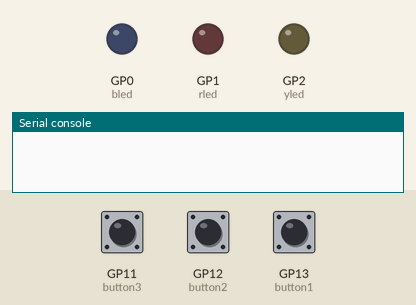
A program run on a simulated Raspberry Pi Pico running CircuitPython. On the bench: output pins drawn as LEDs (lit = HIGH), the last lines printed to the serial console. Dashed ring = blinking. Inputs (shaded band) come from the test bench; at power-on: GP11 (button3) LOW, GP12 (button2) LOW, GP13 (button1) LOW. USB keyboard and mouse output is not drawn.

Above: at 1.2 s.
1.3 s: GP11 (button3) pulled HIGH for 0.15 s
At 1.6 s:
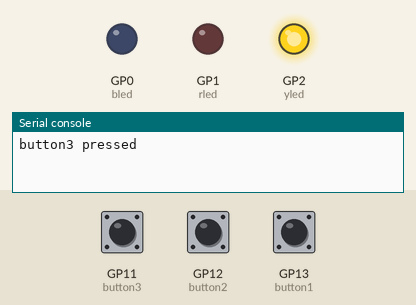
3.4 s: GP12 (button2) pulled HIGH for 0.15 s
At 3.9 s:
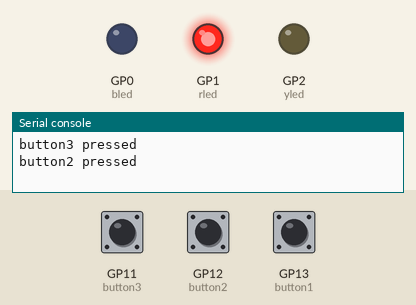
5.5 s: GP13 (button1) pulled HIGH for 0.15 s
At 6.0 s:
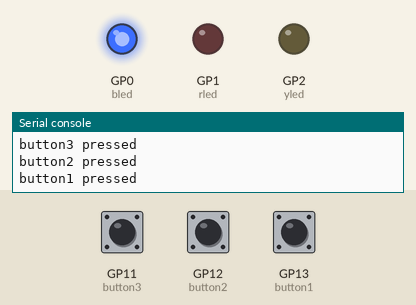
7.6 s: GP13 (button1) pulled HIGH for 3.2 s
At 11.8 s:
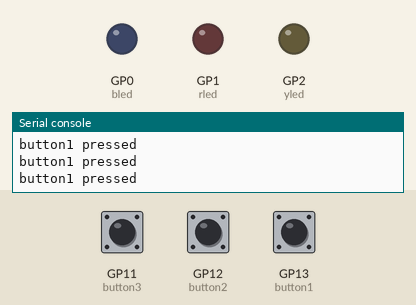
12.8 s: GP11 (button3) pulled HIGH for 3.2 s
At 13.9 s:
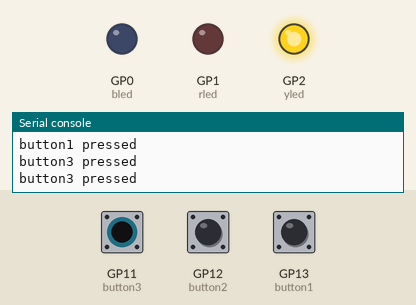
17.6 s: GP11 (button3) driven HIGH and GP12 (button2) driven HIGH
At 18.7 s:
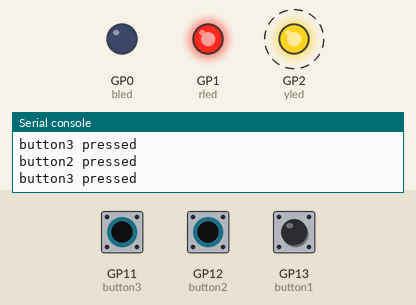
Timing chart, 0 to 21.6 s (numbered marks = the images above; inputs shaded):
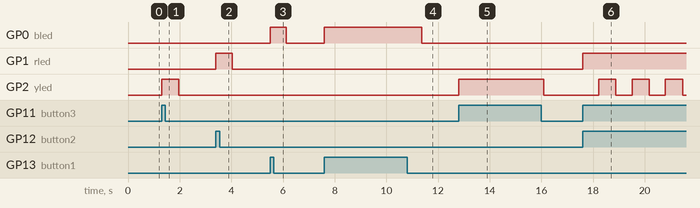

The program:

hidtest.py
```python
import time

import board
import digitalio
import usb_hid
from adafruit_hid.keyboard import Keyboard
from adafruit_hid.keyboard_layout_us import KeyboardLayoutUS
from adafruit_hid.keycode import Keycode


# Set up a keyboard device.
kbd = Keyboard(usb_hid.devices)
layout = KeyboardLayoutUS(kbd)

# Setup LEDs
bled = digitalio.DigitalInOut(board.GP0)
bled.direction = digitalio.Direction.OUTPUT
rled = digitalio.DigitalInOut(board.GP1)
rled.direction = digitalio.Direction.OUTPUT
yled = digitalio.DigitalInOut(board.GP2)
yled.direction = digitalio.Direction.OUTPUT

# Setup buttons
button1 = digitalio.DigitalInOut(board.GP13)
button1.switch_to_input(pull=digitalio.Pull.DOWN)

button2 = digitalio.DigitalInOut(board.GP12)
button2.switch_to_input(pull=digitalio.Pull.DOWN)

button3 = digitalio.DigitalInOut(board.GP11)
button3.switch_to_input(pull=digitalio.Pull.DOWN)

while True:
    if button1.value:
        print("button1 pressed")
        bled.value = True
        kbd.send(Keycode.A)
        layout.write(' penis\n')
        time.sleep(0.5)
    if button2.value:
        print("button2 pressed")
        rled.value = True
        kbd.send(Keycode.A)
        layout.write(' willy\n')
        time.sleep(0.5)
    if button3.value:
        print("button3 pressed")
        yled.value = True
        kbd.send(Keycode.A)
        layout.write(' wee wee\n')
        time.sleep(0.5)
    bled.value = False
    rled.value = False
    yled.value = False
```

Measured:
- after the input at 1.3 s, GP2 (yled): LOW → HIGH at once, → LOW 0.66 s later
- after the input at 3.4 s, GP1 (rled): LOW → HIGH at once, → LOW 0.63 s later
- after the input at 5.5 s, GP0 (bled): LOW → HIGH at once, → LOW 0.63 s later
- after the input at 7.6 s, GP0 (bled): LOW → HIGH at once, → LOW 3.8 s later
- after the input at 12.8 s, GP2 (yled): LOW → HIGH at once, → LOW 3.3 s later
- after the input at 17.6 s, GP1 (rled): LOW → HIGH at once; GP2 (yled): alternates HIGH for 0.66 s and LOW for 0.63 s, starting after 0.63 s
